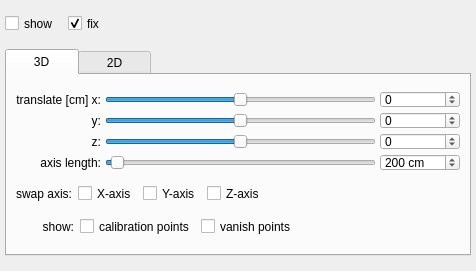
<?xml version="1.0" encoding="UTF-8"?>
<ui version="4.0">
 <class>CoordinateSystemBox</class>
 <widget class="QWidget" name="CoordinateSystemBox">
  <property name="geometry">
   <rect>
    <x>0</x>
    <y>0</y>
    <width>476</width>
    <height>271</height>
   </rect>
  </property>
  <property name="sizePolicy">
   <sizepolicy hsizetype="Expanding" vsizetype="Minimum">
    <horstretch>0</horstretch>
    <verstretch>0</verstretch>
   </sizepolicy>
  </property>
  <property name="minimumSize">
   <size>
    <width>300</width>
    <height>271</height>
   </size>
  </property>
  <property name="maximumSize">
   <size>
    <width>16777215</width>
    <height>16777215</height>
   </size>
  </property>
  <property name="focusPolicy">
   <enum>Qt::TabFocus</enum>
  </property>
  <layout class="QVBoxLayout" name="verticalLayout_14">
   <property name="leftMargin">
    <number>5</number>
   </property>
   <property name="topMargin">
    <number>5</number>
   </property>
   <property name="rightMargin">
    <number>5</number>
   </property>
   <property name="bottomMargin">
    <number>5</number>
   </property>
   <item>
    <layout class="QGridLayout" name="gridLayout_7" columnstretch="0,0,1">
     <item row="0" column="0">
      <widget class="QCheckBox" name="coordShow">
       <property name="minimumSize">
        <size>
         <width>57</width>
         <height>17</height>
        </size>
       </property>
       <property name="maximumSize">
        <size>
         <width>16777215</width>
         <height>17</height>
        </size>
       </property>
       <property name="toolTip">
        <string>Show the coordinate system.</string>
       </property>
       <property name="text">
        <string>show</string>
       </property>
      </widget>
     </item>
     <item row="0" column="1">
      <widget class="QCheckBox" name="coordFix">
       <property name="minimumSize">
        <size>
         <width>0</width>
         <height>17</height>
        </size>
       </property>
       <property name="maximumSize">
        <size>
         <width>16777215</width>
         <height>17</height>
        </size>
       </property>
       <property name="toolTip">
        <string>Fix the coordinate system</string>
       </property>
       <property name="text">
        <string>fix</string>
       </property>
       <property name="checked">
        <bool>true</bool>
       </property>
      </widget>
     </item>
     <item row="0" column="2">
      <spacer name="horizontalSpacer_9">
       <property name="orientation">
        <enum>Qt::Horizontal</enum>
       </property>
       <property name="sizeHint" stdset="0">
        <size>
         <width>40</width>
         <height>20</height>
        </size>
       </property>
      </spacer>
     </item>
    </layout>
   </item>
   <item>
    <widget class="QTabWidget" name="coordTab">
     <property name="sizePolicy">
      <sizepolicy hsizetype="Expanding" vsizetype="Fixed">
       <horstretch>0</horstretch>
       <verstretch>0</verstretch>
      </sizepolicy>
     </property>
     <property name="focusPolicy">
      <enum>Qt::StrongFocus</enum>
     </property>
     <property name="layoutDirection">
      <enum>Qt::LeftToRight</enum>
     </property>
     <property name="tabPosition">
      <enum>QTabWidget::TabPosition::North</enum>
     </property>
     <property name="tabShape">
      <enum>QTabWidget::TabShape::Rounded</enum>
     </property>
     <property name="currentIndex">
      <number>0</number>
     </property>
     <property name="elideMode">
      <enum>Qt::TextElideMode::ElideNone</enum>
     </property>
     <property name="usesScrollButtons">
      <bool>true</bool>
     </property>
     <property name="tabsClosable">
      <bool>false</bool>
     </property>
     <widget class="QWidget" name="coordTab3D">
      <attribute name="title">
       <string>     3D     </string>
      </attribute>
      <attribute name="toolTip">
       <string>Select for 3D coordinatesystem</string>
      </attribute>
      <layout class="QVBoxLayout" name="verticalLayout_5">
       <item>
        <layout class="QGridLayout" name="gridLayout_5">
         <property name="spacing">
          <number>4</number>
         </property>
         <item row="0" column="2">
          <widget class="PSpinBox" name="coord3DTransX_spin">
           <property name="minimumSize">
            <size>
             <width>0</width>
             <height>17</height>
            </size>
           </property>
           <property name="maximumSize">
            <size>
             <width>16777215</width>
             <height>17</height>
            </size>
           </property>
           <property name="toolTip">
            <string>Translate the coordinate system in x-direction.</string>
           </property>
           <property name="minimum">
            <number>-10000</number>
           </property>
           <property name="maximum">
            <number>10000</number>
           </property>
          </widget>
         </item>
         <item row="2" column="2">
          <widget class="PSpinBox" name="coord3DTransZ_spin">
           <property name="minimumSize">
            <size>
             <width>0</width>
             <height>17</height>
            </size>
           </property>
           <property name="maximumSize">
            <size>
             <width>16777215</width>
             <height>17</height>
            </size>
           </property>
           <property name="toolTip">
            <string>2D: Rotate the coordinate system clockwise. 3D: Translate the coordinate system in z-direction.</string>
           </property>
           <property name="minimum">
            <number>-10000</number>
           </property>
           <property name="maximum">
            <number>10000</number>
           </property>
          </widget>
         </item>
         <item row="1" column="2">
          <widget class="PSpinBox" name="coord3DTransY_spin">
           <property name="minimumSize">
            <size>
             <width>0</width>
             <height>17</height>
            </size>
           </property>
           <property name="maximumSize">
            <size>
             <width>16777215</width>
             <height>17</height>
            </size>
           </property>
           <property name="toolTip">
            <string>Translate the coordinate system in y-direction.</string>
           </property>
           <property name="minimum">
            <number>-10000</number>
           </property>
           <property name="maximum">
            <number>10000</number>
           </property>
          </widget>
         </item>
         <item row="2" column="1">
          <widget class="PSlider" name="coord3DTransZ">
           <property name="minimumSize">
            <size>
             <width>0</width>
             <height>17</height>
            </size>
           </property>
           <property name="maximumSize">
            <size>
             <width>16777215</width>
             <height>17</height>
            </size>
           </property>
           <property name="toolTip">
            <string>2D: Rotate the coordinate system clockwise. 3D: Translate the coordinate system in z-direction.</string>
           </property>
           <property name="minimum">
            <number>-10000</number>
           </property>
           <property name="maximum">
            <number>10000</number>
           </property>
           <property name="pageStep">
            <number>10</number>
           </property>
           <property name="sliderPosition">
            <number>0</number>
           </property>
           <property name="orientation">
            <enum>Qt::Horizontal</enum>
           </property>
          </widget>
         </item>
         <item row="0" column="1">
          <widget class="PSlider" name="coord3DTransX">
           <property name="sizePolicy">
            <sizepolicy hsizetype="Expanding" vsizetype="Fixed">
             <horstretch>0</horstretch>
             <verstretch>0</verstretch>
            </sizepolicy>
           </property>
           <property name="minimumSize">
            <size>
             <width>50</width>
             <height>17</height>
            </size>
           </property>
           <property name="maximumSize">
            <size>
             <width>16777215</width>
             <height>17</height>
            </size>
           </property>
           <property name="toolTip">
            <string>Translate the coordinate system in x-direction.</string>
           </property>
           <property name="minimum">
            <number>-10000</number>
           </property>
           <property name="maximum">
            <number>10000</number>
           </property>
           <property name="pageStep">
            <number>10</number>
           </property>
           <property name="value">
            <number>0</number>
           </property>
           <property name="sliderPosition">
            <number>0</number>
           </property>
           <property name="orientation">
            <enum>Qt::Horizontal</enum>
           </property>
          </widget>
         </item>
         <item row="1" column="1">
          <widget class="PSlider" name="coord3DTransY">
           <property name="minimumSize">
            <size>
             <width>0</width>
             <height>17</height>
            </size>
           </property>
           <property name="maximumSize">
            <size>
             <width>16777215</width>
             <height>17</height>
            </size>
           </property>
           <property name="toolTip">
            <string>Translate the coordinate system in y-direction.</string>
           </property>
           <property name="minimum">
            <number>-10000</number>
           </property>
           <property name="maximum">
            <number>10000</number>
           </property>
           <property name="value">
            <number>0</number>
           </property>
           <property name="sliderPosition">
            <number>0</number>
           </property>
           <property name="orientation">
            <enum>Qt::Horizontal</enum>
           </property>
          </widget>
         </item>
         <item row="2" column="0">
          <widget class="QLabel" name="label_57">
           <property name="toolTip">
            <string>2D: Rotate the coordinate system clockwise. 3D: Translate the coordinate system in z-direction.</string>
           </property>
           <property name="text">
            <string>z:</string>
           </property>
           <property name="alignment">
            <set>Qt::AlignRight|Qt::AlignTrailing|Qt::AlignVCenter</set>
           </property>
          </widget>
         </item>
         <item row="3" column="0">
          <widget class="QLabel" name="label_56">
           <property name="toolTip">
            <string>Scale the coordinate system.</string>
           </property>
           <property name="text">
            <string>axis length:</string>
           </property>
           <property name="alignment">
            <set>Qt::AlignRight|Qt::AlignTrailing|Qt::AlignVCenter</set>
           </property>
          </widget>
         </item>
         <item row="1" column="0">
          <widget class="QLabel" name="label_55">
           <property name="toolTip">
            <string>Translate the coordinate system in y-direction.</string>
           </property>
           <property name="text">
            <string>y:</string>
           </property>
           <property name="alignment">
            <set>Qt::AlignRight|Qt::AlignTrailing|Qt::AlignVCenter</set>
           </property>
          </widget>
         </item>
         <item row="0" column="0">
          <widget class="QLabel" name="label_54">
           <property name="toolTip">
            <string>Translate the coordinate system in x-direction.</string>
           </property>
           <property name="text">
            <string>translate [cm] x:</string>
           </property>
           <property name="alignment">
            <set>Qt::AlignRight|Qt::AlignTrailing|Qt::AlignVCenter</set>
           </property>
          </widget>
         </item>
         <item row="3" column="2">
          <widget class="PSpinBox" name="coord3DAxeLen_spin">
           <property name="minimumSize">
            <size>
             <width>0</width>
             <height>17</height>
            </size>
           </property>
           <property name="maximumSize">
            <size>
             <width>16777215</width>
             <height>17</height>
            </size>
           </property>
           <property name="toolTip">
            <string>Scale the coordinate system.</string>
           </property>
           <property name="suffix">
            <string> cm</string>
           </property>
           <property name="minimum">
            <number>1</number>
           </property>
           <property name="maximum">
            <number>10000</number>
           </property>
           <property name="value">
            <number>200</number>
           </property>
          </widget>
         </item>
         <item row="3" column="1">
          <widget class="PSlider" name="coord3DAxeLen">
           <property name="minimumSize">
            <size>
             <width>0</width>
             <height>17</height>
            </size>
           </property>
           <property name="maximumSize">
            <size>
             <width>16777215</width>
             <height>17</height>
            </size>
           </property>
           <property name="toolTip">
            <string>Scale the coordinate system.</string>
           </property>
           <property name="minimum">
            <number>1</number>
           </property>
           <property name="maximum">
            <number>10000</number>
           </property>
           <property name="value">
            <number>200</number>
           </property>
           <property name="sliderPosition">
            <number>200</number>
           </property>
           <property name="orientation">
            <enum>Qt::Horizontal</enum>
           </property>
          </widget>
         </item>
        </layout>
       </item>
       <item>
        <layout class="QHBoxLayout" name="horizontalLayout_6">
         <item>
          <widget class="QLabel" name="label_60">
           <property name="toolTip">
            <string>Translate the coordinate system in x-direction.</string>
           </property>
           <property name="text">
            <string>swap axis:</string>
           </property>
           <property name="alignment">
            <set>Qt::AlignRight|Qt::AlignTrailing|Qt::AlignVCenter</set>
           </property>
          </widget>
         </item>
         <item>
          <widget class="QCheckBox" name="coord3DSwapX">
           <property name="minimumSize">
            <size>
             <width>0</width>
             <height>17</height>
            </size>
           </property>
           <property name="maximumSize">
            <size>
             <width>16777215</width>
             <height>17</height>
            </size>
           </property>
           <property name="text">
            <string>X-axis</string>
           </property>
          </widget>
         </item>
         <item>
          <widget class="QCheckBox" name="coord3DSwapY">
           <property name="minimumSize">
            <size>
             <width>0</width>
             <height>17</height>
            </size>
           </property>
           <property name="maximumSize">
            <size>
             <width>16777215</width>
             <height>17</height>
            </size>
           </property>
           <property name="text">
            <string>Y-axis</string>
           </property>
          </widget>
         </item>
         <item>
          <widget class="QCheckBox" name="coord3DSwapZ">
           <property name="minimumSize">
            <size>
             <width>0</width>
             <height>17</height>
            </size>
           </property>
           <property name="maximumSize">
            <size>
             <width>16777215</width>
             <height>17</height>
            </size>
           </property>
           <property name="text">
            <string>Z-axis</string>
           </property>
          </widget>
         </item>
         <item>
          <spacer name="horizontalSpacer_5">
           <property name="orientation">
            <enum>Qt::Horizontal</enum>
           </property>
           <property name="sizeHint" stdset="0">
            <size>
             <width>40</width>
             <height>20</height>
            </size>
           </property>
          </spacer>
         </item>
        </layout>
       </item>
       <item>
        <layout class="QHBoxLayout" name="horizontalLayout_7">
         <item>
          <widget class="QLabel" name="label_61">
           <property name="toolTip">
            <string>Translate the coordinate system in x-direction.</string>
           </property>
           <property name="text">
            <string>        show:</string>
           </property>
           <property name="alignment">
            <set>Qt::AlignRight|Qt::AlignTrailing|Qt::AlignVCenter</set>
           </property>
          </widget>
         </item>
         <item>
          <widget class="QCheckBox" name="extCalibPointsShow">
           <property name="minimumSize">
            <size>
             <width>0</width>
             <height>17</height>
            </size>
           </property>
           <property name="maximumSize">
            <size>
             <width>16777215</width>
             <height>17</height>
            </size>
           </property>
           <property name="text">
            <string>calibration points</string>
           </property>
          </widget>
         </item>
         <item>
          <widget class="QCheckBox" name="extVanishPointsShow">
           <property name="minimumSize">
            <size>
             <width>0</width>
             <height>17</height>
            </size>
           </property>
           <property name="maximumSize">
            <size>
             <width>16777215</width>
             <height>17</height>
            </size>
           </property>
           <property name="text">
            <string>vanish points</string>
           </property>
          </widget>
         </item>
         <item>
          <spacer name="horizontalSpacer_6">
           <property name="orientation">
            <enum>Qt::Horizontal</enum>
           </property>
           <property name="sizeHint" stdset="0">
            <size>
             <width>40</width>
             <height>20</height>
            </size>
           </property>
          </spacer>
         </item>
        </layout>
       </item>
      </layout>
     </widget>
     <widget class="QWidget" name="coordTab2D">
      <attribute name="title">
       <string>     2D     </string>
      </attribute>
      <attribute name="toolTip">
       <string>Select for 2D coordinatesystem</string>
      </attribute>
      <layout class="QVBoxLayout" name="verticalLayout_4">
       <item>
        <layout class="QGridLayout" name="_2">
         <property name="leftMargin">
          <number>0</number>
         </property>
         <property name="topMargin">
          <number>0</number>
         </property>
         <property name="rightMargin">
          <number>0</number>
         </property>
         <property name="bottomMargin">
          <number>0</number>
         </property>
         <property name="spacing">
          <number>4</number>
         </property>
         <item row="1" column="2">
          <widget class="PSpinBox" name="coordTransX_spin">
           <property name="minimumSize">
            <size>
             <width>0</width>
             <height>18</height>
            </size>
           </property>
           <property name="maximumSize">
            <size>
             <width>16777215</width>
             <height>18</height>
            </size>
           </property>
           <property name="toolTip">
            <string>Translate the coordinate system in x-direction.</string>
           </property>
           <property name="minimum">
            <number>0</number>
           </property>
           <property name="maximum">
            <number>10000</number>
           </property>
          </widget>
         </item>
         <item row="1" column="0">
          <widget class="QLabel" name="label_34">
           <property name="toolTip">
            <string>Translate the coordinate system in x-direction.</string>
           </property>
           <property name="text">
            <string>translate x:</string>
           </property>
           <property name="alignment">
            <set>Qt::AlignRight|Qt::AlignTrailing|Qt::AlignVCenter</set>
           </property>
          </widget>
         </item>
         <item row="1" column="1">
          <widget class="PSlider" name="coordTransX">
           <property name="minimumSize">
            <size>
             <width>0</width>
             <height>17</height>
            </size>
           </property>
           <property name="maximumSize">
            <size>
             <width>16777215</width>
             <height>17</height>
            </size>
           </property>
           <property name="toolTip">
            <string>Translate the coordinate system in x-direction.</string>
           </property>
           <property name="minimum">
            <number>0</number>
           </property>
           <property name="maximum">
            <number>10000</number>
           </property>
           <property name="pageStep">
            <number>10</number>
           </property>
           <property name="value">
            <number>0</number>
           </property>
           <property name="sliderPosition">
            <number>0</number>
           </property>
           <property name="orientation">
            <enum>Qt::Horizontal</enum>
           </property>
          </widget>
         </item>
         <item row="2" column="0">
          <widget class="QLabel" name="label_32">
           <property name="toolTip">
            <string>Translate the coordinate system in y-direction.</string>
           </property>
           <property name="text">
            <string>y:</string>
           </property>
           <property name="alignment">
            <set>Qt::AlignRight|Qt::AlignTrailing|Qt::AlignVCenter</set>
           </property>
          </widget>
         </item>
         <item row="2" column="1">
          <widget class="PSlider" name="coordTransY">
           <property name="minimumSize">
            <size>
             <width>0</width>
             <height>17</height>
            </size>
           </property>
           <property name="maximumSize">
            <size>
             <width>16777215</width>
             <height>17</height>
            </size>
           </property>
           <property name="toolTip">
            <string>Translate the coordinate system in y-direction.</string>
           </property>
           <property name="minimum">
            <number>0</number>
           </property>
           <property name="maximum">
            <number>10000</number>
           </property>
           <property name="value">
            <number>0</number>
           </property>
           <property name="sliderPosition">
            <number>0</number>
           </property>
           <property name="orientation">
            <enum>Qt::Horizontal</enum>
           </property>
          </widget>
         </item>
         <item row="4" column="0">
          <widget class="QLabel" name="label_33">
           <property name="toolTip">
            <string>Scale the coordinate system.</string>
           </property>
           <property name="text">
            <string>scale:</string>
           </property>
           <property name="alignment">
            <set>Qt::AlignRight|Qt::AlignTrailing|Qt::AlignVCenter</set>
           </property>
          </widget>
         </item>
         <item row="4" column="1">
          <widget class="PSlider" name="coordScale">
           <property name="minimumSize">
            <size>
             <width>0</width>
             <height>17</height>
            </size>
           </property>
           <property name="maximumSize">
            <size>
             <width>16777215</width>
             <height>17</height>
            </size>
           </property>
           <property name="toolTip">
            <string>Scale the coordinate system.</string>
           </property>
           <property name="minimum">
            <number>1</number>
           </property>
           <property name="maximum">
            <number>100000</number>
           </property>
           <property name="value">
            <number>100</number>
           </property>
           <property name="sliderPosition">
            <number>100</number>
           </property>
           <property name="orientation">
            <enum>Qt::Horizontal</enum>
           </property>
          </widget>
         </item>
         <item row="2" column="2">
          <widget class="PSpinBox" name="coordTransY_spin">
           <property name="minimumSize">
            <size>
             <width>0</width>
             <height>18</height>
            </size>
           </property>
           <property name="maximumSize">
            <size>
             <width>16777215</width>
             <height>18</height>
            </size>
           </property>
           <property name="toolTip">
            <string>Translate the coordinate system in y-direction.</string>
           </property>
           <property name="minimum">
            <number>0</number>
           </property>
           <property name="maximum">
            <number>10000</number>
           </property>
          </widget>
         </item>
         <item row="4" column="2">
          <widget class="PSpinBox" name="coordScale_spin">
           <property name="minimumSize">
            <size>
             <width>0</width>
             <height>18</height>
            </size>
           </property>
           <property name="maximumSize">
            <size>
             <width>16777215</width>
             <height>18</height>
            </size>
           </property>
           <property name="toolTip">
            <string>Scale the coordinate system.</string>
           </property>
           <property name="minimum">
            <number>1</number>
           </property>
           <property name="maximum">
            <number>100000</number>
           </property>
           <property name="value">
            <number>100</number>
           </property>
          </widget>
         </item>
         <item row="3" column="0">
          <widget class="QLabel" name="label_35">
           <property name="toolTip">
            <string>2D: Rotate the coordinate system clockwise. 3D: Translate the coordinate system in z-direction.</string>
           </property>
           <property name="text">
            <string>rotate:</string>
           </property>
           <property name="alignment">
            <set>Qt::AlignRight|Qt::AlignTrailing|Qt::AlignVCenter</set>
           </property>
          </widget>
         </item>
         <item row="3" column="1">
          <widget class="PSlider" name="coordRotate">
           <property name="sizePolicy">
            <sizepolicy hsizetype="Expanding" vsizetype="Fixed">
             <horstretch>0</horstretch>
             <verstretch>0</verstretch>
            </sizepolicy>
           </property>
           <property name="minimumSize">
            <size>
             <width>100</width>
             <height>17</height>
            </size>
           </property>
           <property name="maximumSize">
            <size>
             <width>16777215</width>
             <height>17</height>
            </size>
           </property>
           <property name="toolTip">
            <string>2D: Rotate the coordinate system clockwise. 3D: Translate the coordinate system in z-direction.</string>
           </property>
           <property name="minimum">
            <number>0</number>
           </property>
           <property name="maximum">
            <number>3600</number>
           </property>
           <property name="sliderPosition">
            <number>0</number>
           </property>
           <property name="orientation">
            <enum>Qt::Horizontal</enum>
           </property>
          </widget>
         </item>
         <item row="3" column="2">
          <widget class="PSpinBox" name="coordRotate_spin">
           <property name="minimumSize">
            <size>
             <width>0</width>
             <height>18</height>
            </size>
           </property>
           <property name="maximumSize">
            <size>
             <width>16777215</width>
             <height>18</height>
            </size>
           </property>
           <property name="toolTip">
            <string>2D: Rotate the coordinate system clockwise. 3D: Translate the coordinate system in z-direction.</string>
           </property>
           <property name="minimum">
            <number>0</number>
           </property>
           <property name="maximum">
            <number>3600</number>
           </property>
          </widget>
         </item>
        </layout>
       </item>
       <item>
        <layout class="QGridLayout" name="_3">
         <property name="leftMargin">
          <number>0</number>
         </property>
         <property name="topMargin">
          <number>0</number>
         </property>
         <property name="rightMargin">
          <number>0</number>
         </property>
         <property name="bottomMargin">
          <number>0</number>
         </property>
         <property name="spacing">
          <number>6</number>
         </property>
         <item row="0" column="0">
          <widget class="QLabel" name="label_14">
           <property name="text">
            <string>camera altitude [cm]:</string>
           </property>
          </widget>
         </item>
         <item row="0" column="1">
          <widget class="PDoubleSpinBox" name="coordAltitude">
           <property name="sizePolicy">
            <sizepolicy hsizetype="Fixed" vsizetype="Fixed">
             <horstretch>0</horstretch>
             <verstretch>0</verstretch>
            </sizepolicy>
           </property>
           <property name="minimumSize">
            <size>
             <width>0</width>
             <height>18</height>
            </size>
           </property>
           <property name="maximumSize">
            <size>
             <width>16777215</width>
             <height>18</height>
            </size>
           </property>
           <property name="alignment">
            <set>Qt::AlignRight</set>
           </property>
           <property name="suffix">
            <string/>
           </property>
           <property name="decimals">
            <number>1</number>
           </property>
           <property name="minimum">
            <double>0.100000000000000</double>
           </property>
           <property name="maximum">
            <double>9999.000000000000000</double>
           </property>
           <property name="value">
            <double>535.000000000000000</double>
           </property>
          </widget>
         </item>
         <item row="0" column="2">
          <widget class="QLabel" name="coordAltitudeMeasured">
           <property name="minimumSize">
            <size>
             <width>90</width>
             <height>0</height>
            </size>
           </property>
           <property name="text">
            <string>(measured: 535.0)</string>
           </property>
          </widget>
         </item>
         <item row="0" column="3">
          <spacer name="horizontalSpacer_8">
           <property name="orientation">
            <enum>Qt::Horizontal</enum>
           </property>
           <property name="sizeHint" stdset="0">
            <size>
             <width>40</width>
             <height>20</height>
            </size>
           </property>
          </spacer>
         </item>
        </layout>
       </item>
       <item>
        <layout class="QGridLayout" name="_4">
         <property name="leftMargin">
          <number>0</number>
         </property>
         <property name="topMargin">
          <number>0</number>
         </property>
         <property name="rightMargin">
          <number>0</number>
         </property>
         <property name="bottomMargin">
          <number>0</number>
         </property>
         <property name="spacing">
          <number>6</number>
         </property>
         <item row="0" column="0">
          <widget class="QLabel" name="label_37">
           <property name="minimumSize">
            <size>
             <width>57</width>
             <height>0</height>
            </size>
           </property>
           <property name="text">
            <string>unit [cm]:</string>
           </property>
          </widget>
         </item>
         <item row="0" column="1">
          <widget class="PDoubleSpinBox" name="coordUnit">
           <property name="minimumSize">
            <size>
             <width>0</width>
             <height>18</height>
            </size>
           </property>
           <property name="maximumSize">
            <size>
             <width>16777215</width>
             <height>18</height>
            </size>
           </property>
           <property name="alignment">
            <set>Qt::AlignRight</set>
           </property>
           <property name="suffix">
            <string/>
           </property>
           <property name="decimals">
            <number>0</number>
           </property>
           <property name="minimum">
            <double>1.000000000000000</double>
           </property>
           <property name="maximum">
            <double>9999.000000000000000</double>
           </property>
           <property name="singleStep">
            <double>1.000000000000000</double>
           </property>
           <property name="value">
            <double>100.000000000000000</double>
           </property>
          </widget>
         </item>
         <item row="0" column="2">
          <spacer>
           <property name="orientation">
            <enum>Qt::Horizontal</enum>
           </property>
           <property name="sizeHint" stdset="0">
            <size>
             <width>40</width>
             <height>20</height>
            </size>
           </property>
          </spacer>
         </item>
        </layout>
       </item>
       <item>
        <widget class="QCheckBox" name="coordUseIntrinsic">
         <property name="minimumSize">
          <size>
           <width>0</width>
           <height>17</height>
          </size>
         </property>
         <property name="maximumSize">
          <size>
           <width>16777215</width>
           <height>17</height>
          </size>
         </property>
         <property name="text">
          <string>use intrinsic center for calculating real position</string>
         </property>
        </widget>
       </item>
      </layout>
     </widget>
    </widget>
   </item>
  </layout>
 </widget>
 <customwidgets>
  <customwidget>
   <class>PSpinBox</class>
   <extends>QSpinBox</extends>
   <header>pspinbox.h</header>
  </customwidget>
  <customwidget>
   <class>PSlider</class>
   <extends>QSlider</extends>
   <header>pSlider.h</header>
  </customwidget>
  <customwidget>
   <class>PDoubleSpinBox</class>
   <extends>QDoubleSpinBox</extends>
   <header>pdoublespinbox.h</header>
  </customwidget>
 </customwidgets>
 <tabstops>
  <tabstop>coordShow</tabstop>
  <tabstop>coordFix</tabstop>
  <tabstop>coordTab</tabstop>
  <tabstop>coord3DTransX</tabstop>
  <tabstop>coord3DTransX_spin</tabstop>
  <tabstop>coord3DTransY</tabstop>
  <tabstop>coord3DTransY_spin</tabstop>
  <tabstop>coord3DTransZ</tabstop>
  <tabstop>coord3DTransZ_spin</tabstop>
  <tabstop>coord3DAxeLen</tabstop>
  <tabstop>coord3DAxeLen_spin</tabstop>
  <tabstop>coord3DSwapX</tabstop>
  <tabstop>coord3DSwapY</tabstop>
  <tabstop>coord3DSwapZ</tabstop>
  <tabstop>extCalibPointsShow</tabstop>
  <tabstop>extVanishPointsShow</tabstop>
  <tabstop>coordTransX</tabstop>
  <tabstop>coordTransX_spin</tabstop>
  <tabstop>coordTransY</tabstop>
  <tabstop>coordTransY_spin</tabstop>
  <tabstop>coordRotate</tabstop>
  <tabstop>coordRotate_spin</tabstop>
  <tabstop>coordScale</tabstop>
  <tabstop>coordScale_spin</tabstop>
  <tabstop>coordAltitude</tabstop>
  <tabstop>coordUnit</tabstop>
  <tabstop>coordUseIntrinsic</tabstop>
 </tabstops>
 <resources/>
 <connections>
  <connection>
   <sender>coord3DTransX_spin</sender>
   <signal>valueChanged(int)</signal>
   <receiver>coord3DTransX</receiver>
   <slot>setValue(int)</slot>
   <hints>
    <hint type="sourcelabel">
     <x>394</x>
     <y>91</y>
    </hint>
    <hint type="destinationlabel">
     <x>345</x>
     <y>91</y>
    </hint>
   </hints>
  </connection>
  <connection>
   <sender>coord3DTransX</sender>
   <signal>valueChanged(int)</signal>
   <receiver>coord3DTransX_spin</receiver>
   <slot>setValue(int)</slot>
   <hints>
    <hint type="sourcelabel">
     <x>259</x>
     <y>93</y>
    </hint>
    <hint type="destinationlabel">
     <x>423</x>
     <y>95</y>
    </hint>
   </hints>
  </connection>
  <connection>
   <sender>coord3DTransY</sender>
   <signal>valueChanged(int)</signal>
   <receiver>coord3DTransY_spin</receiver>
   <slot>setValue(int)</slot>
   <hints>
    <hint type="sourcelabel">
     <x>320</x>
     <y>117</y>
    </hint>
    <hint type="destinationlabel">
     <x>411</x>
     <y>120</y>
    </hint>
   </hints>
  </connection>
  <connection>
   <sender>coord3DTransY_spin</sender>
   <signal>valueChanged(int)</signal>
   <receiver>coord3DTransY</receiver>
   <slot>setValue(int)</slot>
   <hints>
    <hint type="sourcelabel">
     <x>400</x>
     <y>116</y>
    </hint>
    <hint type="destinationlabel">
     <x>343</x>
     <y>116</y>
    </hint>
   </hints>
  </connection>
  <connection>
   <sender>coord3DTransZ</sender>
   <signal>valueChanged(int)</signal>
   <receiver>coord3DTransZ_spin</receiver>
   <slot>setValue(int)</slot>
   <hints>
    <hint type="sourcelabel">
     <x>342</x>
     <y>134</y>
    </hint>
    <hint type="destinationlabel">
     <x>405</x>
     <y>139</y>
    </hint>
   </hints>
  </connection>
  <connection>
   <sender>coord3DTransZ_spin</sender>
   <signal>valueChanged(int)</signal>
   <receiver>coord3DTransZ</receiver>
   <slot>setValue(int)</slot>
   <hints>
    <hint type="sourcelabel">
     <x>396</x>
     <y>139</y>
    </hint>
    <hint type="destinationlabel">
     <x>373</x>
     <y>139</y>
    </hint>
   </hints>
  </connection>
  <connection>
   <sender>coord3DAxeLen</sender>
   <signal>valueChanged(int)</signal>
   <receiver>coord3DAxeLen_spin</receiver>
   <slot>setValue(int)</slot>
   <hints>
    <hint type="sourcelabel">
     <x>343</x>
     <y>156</y>
    </hint>
    <hint type="destinationlabel">
     <x>402</x>
     <y>155</y>
    </hint>
   </hints>
  </connection>
  <connection>
   <sender>coord3DAxeLen_spin</sender>
   <signal>valueChanged(int)</signal>
   <receiver>coord3DAxeLen</receiver>
   <slot>setValue(int)</slot>
   <hints>
    <hint type="sourcelabel">
     <x>405</x>
     <y>159</y>
    </hint>
    <hint type="destinationlabel">
     <x>353</x>
     <y>160</y>
    </hint>
   </hints>
  </connection>
  <connection>
   <sender>coordTransX</sender>
   <signal>valueChanged(int)</signal>
   <receiver>coordTransX_spin</receiver>
   <slot>setValue(int)</slot>
   <hints>
    <hint type="sourcelabel">
     <x>370</x>
     <y>88</y>
    </hint>
    <hint type="destinationlabel">
     <x>424</x>
     <y>93</y>
    </hint>
   </hints>
  </connection>
  <connection>
   <sender>coordTransX_spin</sender>
   <signal>valueChanged(int)</signal>
   <receiver>coordTransX</receiver>
   <slot>setValue(int)</slot>
   <hints>
    <hint type="sourcelabel">
     <x>413</x>
     <y>97</y>
    </hint>
    <hint type="destinationlabel">
     <x>380</x>
     <y>97</y>
    </hint>
   </hints>
  </connection>
  <connection>
   <sender>coordTransY</sender>
   <signal>valueChanged(int)</signal>
   <receiver>coordTransY_spin</receiver>
   <slot>setValue(int)</slot>
   <hints>
    <hint type="sourcelabel">
     <x>351</x>
     <y>116</y>
    </hint>
    <hint type="destinationlabel">
     <x>410</x>
     <y>117</y>
    </hint>
   </hints>
  </connection>
  <connection>
   <sender>coordTransY_spin</sender>
   <signal>valueChanged(int)</signal>
   <receiver>coordTransY</receiver>
   <slot>setValue(int)</slot>
   <hints>
    <hint type="sourcelabel">
     <x>418</x>
     <y>114</y>
    </hint>
    <hint type="destinationlabel">
     <x>362</x>
     <y>113</y>
    </hint>
   </hints>
  </connection>
  <connection>
   <sender>coordRotate</sender>
   <signal>valueChanged(int)</signal>
   <receiver>coordRotate_spin</receiver>
   <slot>setValue(int)</slot>
   <hints>
    <hint type="sourcelabel">
     <x>338</x>
     <y>140</y>
    </hint>
    <hint type="destinationlabel">
     <x>411</x>
     <y>145</y>
    </hint>
   </hints>
  </connection>
  <connection>
   <sender>coordRotate_spin</sender>
   <signal>valueChanged(int)</signal>
   <receiver>coordRotate</receiver>
   <slot>setValue(int)</slot>
   <hints>
    <hint type="sourcelabel">
     <x>403</x>
     <y>134</y>
    </hint>
    <hint type="destinationlabel">
     <x>371</x>
     <y>134</y>
    </hint>
   </hints>
  </connection>
  <connection>
   <sender>coordScale</sender>
   <signal>valueChanged(int)</signal>
   <receiver>coordScale_spin</receiver>
   <slot>setValue(int)</slot>
   <hints>
    <hint type="sourcelabel">
     <x>359</x>
     <y>160</y>
    </hint>
    <hint type="destinationlabel">
     <x>399</x>
     <y>160</y>
    </hint>
   </hints>
  </connection>
  <connection>
   <sender>coordScale_spin</sender>
   <signal>valueChanged(int)</signal>
   <receiver>coordScale</receiver>
   <slot>setValue(int)</slot>
   <hints>
    <hint type="sourcelabel">
     <x>421</x>
     <y>166</y>
    </hint>
    <hint type="destinationlabel">
     <x>377</x>
     <y>166</y>
    </hint>
   </hints>
  </connection>
 </connections>
</ui>
